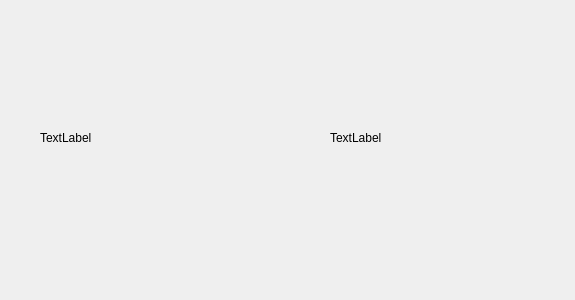
<?xml version="1.0" encoding="UTF-8"?>
<ui version="4.0">
 <class>Widget</class>
 <widget class="QWidget" name="Widget">
  <property name="geometry">
   <rect>
    <x>0</x>
    <y>0</y>
    <width>575</width>
    <height>300</height>
   </rect>
  </property>
  <property name="windowTitle">
   <string>Widget</string>
  </property>
  <widget class="QLabel" name="motionLabel">
   <property name="geometry">
    <rect>
     <x>40</x>
     <y>130</y>
     <width>201</width>
     <height>16</height>
    </rect>
   </property>
   <property name="text">
    <string>TextLabel</string>
   </property>
  </widget>
  <widget class="QLabel" name="posLabel">
   <property name="geometry">
    <rect>
     <x>330</x>
     <y>130</y>
     <width>191</width>
     <height>16</height>
    </rect>
   </property>
   <property name="text">
    <string>TextLabel</string>
   </property>
  </widget>
 </widget>
 <layoutdefault spacing="6" margin="11"/>
 <resources/>
 <connections/>
</ui>
